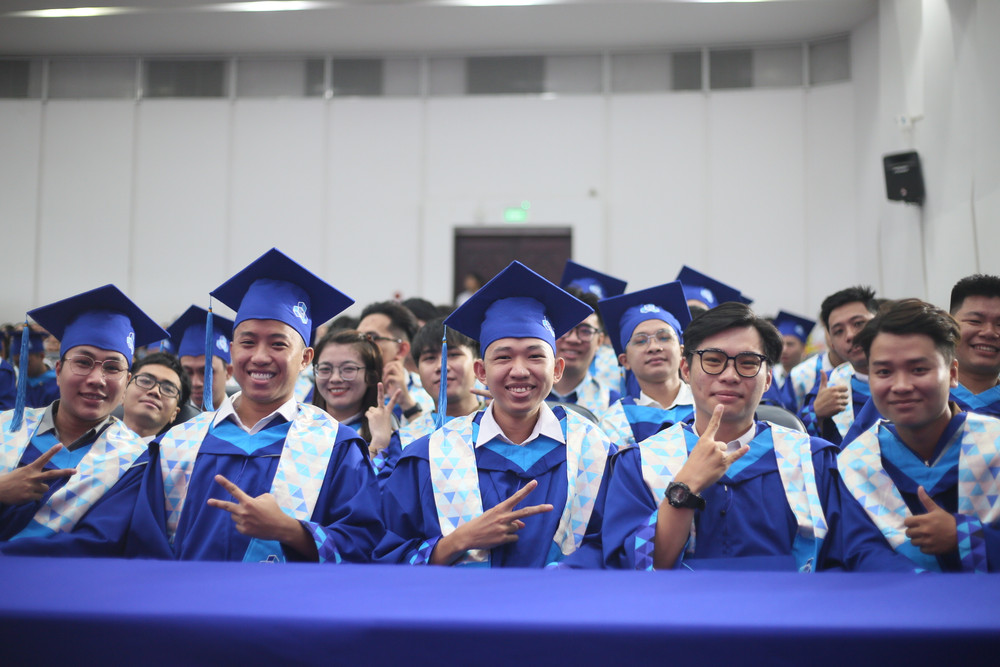
#> input picture test.jpg, 1000 x 667 px, found by its file name
$ python pca.py
#> lines starting #> are read from the running program, lines starting #| are printed output that depends on the picture; after the words box and inside, x2 and y2 are one past the last pixel; in counts of white or black regions, pixels touching at a corner belong together
# --------------- Phát hiện khuôn mặt và chuẩn hóa ảnh khuôn mặt ---------------
# Thư viện cần thiết
import cv2
import numpy as np

# 1. Đọc ảnh và chuyển sang ảnh xám
img = cv2.imread('D:/python_project/PCA_For_Face_Recognition/test.jpg')
#> img is the input picture: shape (667, 1000, 3); mean B, G, R 154.3, 128.6, 126.1
gray = cv2.cvtColor(img, cv2.COLOR_BGR2GRAY)
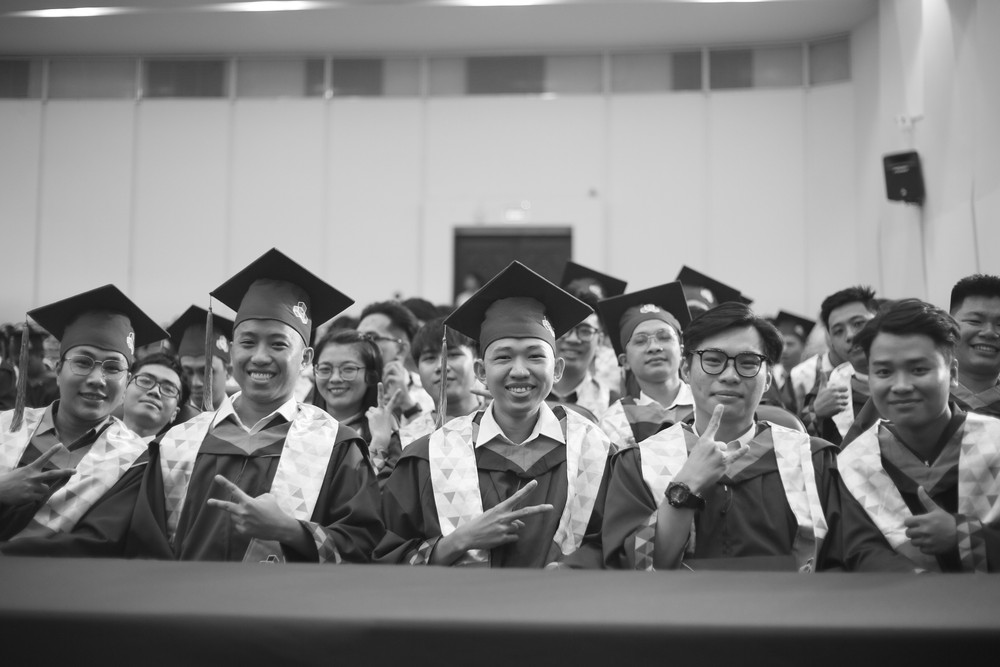
#> gray: shape (667, 1000); min 11, max 255, mean 130.8

# 2. Khởi tạo bộ phát hiện khuôn mặt (Phương pháp Haar cascade)
face_cascade = cv2.CascadeClassifier(cv2.data.haarcascades + 'haarcascade_frontalface_default.xml')

# 3. Phát hiện khuôn mặt trong ảnh xám
faces = face_cascade.detectMultiScale(
                                        gray,
                                        scaleFactor=1.2, # Tỷ lệ thu phóng trong khoảng 1.1-1.3, ảnh sẽ giảm 20% mỗi lần, giúp phát hiện khuôn mặt nhỏ hơn nhưng chậm
                                        minNeighbors=6, # Số lượng vùng lân cận cần thiết để xác định một khuôn mặt, giá trị từ 3-6, giá trị cao hơn sẽ giảm số lượng phát hiện nhưng tăng độ chính xác
                                        minSize=(20, 20) # Kích thước tối thiểu của khuôn mặt, giá trị này có thể điều chỉnh tùy theo kích thước khuôn mặt trong ảnh
)
#> faces = [[622, 314, 63, 63], [311, 346, 58, 58], [128, 361, 58, 58], [225, 315, 76, 76], [478, 324, 81, 81], [686, 326, 90, 90], [55, 332, 85, 85], [855, 333, 95, 95]]
# Kết quả trả về danh sách các tọa độ (x, y, w, h) của các khuôn mặt phát hiện được


# 4. Khởi tạo các biến cần thiết
common_size = (50, 50)        # Chuẩn hóa kích thước khuôn mặt về một kích thước chung
face_vectors = []             # Danh sách lưu các vector khuôn mặt đã chuẩn hóa
bounding_boxes = []           # Danh sách lưu vị trí khuôn mặt

# 5. Lặp qua từng khuôn mặt
for (x, y, w, h) in faces:
    face = img[y:y+h, x:x+w]                                   # Cắt khuôn mặt từ ảnh gốc
    face_resized = cv2.resize(face, common_size)               # Resize về kích thước chuẩn
    face_gray = cv2.cvtColor(face_resized, cv2.COLOR_BGR2GRAY) # Chuyển sang xám
    face_vector = face_gray.flatten().astype(np.float32)       # Flatten (làm phẳng) thành vector 1 chiều

    face_mean = np.mean(face_vector)                           # Tính trung bình của vector khuôn mặt
    face_normalized = face_vector - face_mean                  # Chuẩn hóa bằng cách trừ trung bình

    # Lưu trữ vector khuôn mặt đã chuẩn hóa và bounding box
    face_vectors.append(face_normalized)
    bounding_boxes.append((x, y, w, h))
#> this loop made 8 passes
#> (x, y, w, h, face_mean) on passes 1 to 8: (622, 314, 63, 63, 135.7), (311, 346, 58, 58, 111.8), (128, 361, 58, 58, 118.3), (225, 315, 76, 76, 123.5), (478, 324, 81, 81, 128.8), (686, 326, 90, 90, 115.2), (55, 332, 85, 85, 104), (855, 333, 95, 95, 95.07)
#> pass 1, `face_gray = cv2.cvtColor(face_resized, cv2.COLOR_BGR2GRAY)`:
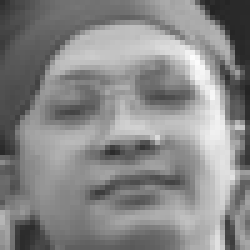
#> face_gray: shape (50, 50) (shown 5 times larger); min 36, max 252, mean 135.7
#> pass 2, `face = img[y:y+h, x:x+w]`:
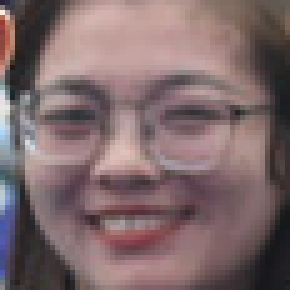
#> face: shape (58, 58, 3) (shown 5 times larger); mean B, G, R 107.1, 105.4, 126.8
#> after the loop:
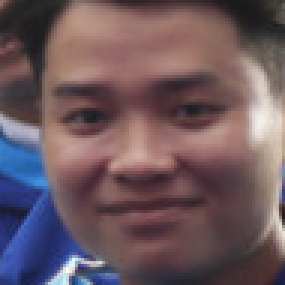
#> face: shape (95, 95, 3) (shown 3 times larger); mean B, G, R 94.8, 88.4, 108.7
#> after the loop:
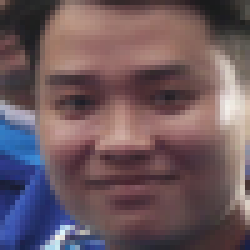
#> face_resized: shape (50, 50, 3) (shown 5 times larger); mean B, G, R 94.7, 88.3, 108.6
#> after the loop, bounding_boxes = [(622, 314, 63, 63), (311, 346, 58, 58), (128, 361, 58, 58), (225, 315, 76, 76), (478, 324, 81, 81), (686, 326, 90, 90), (55, 332, 85, 85), (855, 333, 95, 95)]; face_vectors = 8 items

# 6. Tạo ma trận X từ các vector khuôn mặt
if face_vectors:
    X = np.stack(face_vectors)  # Ma trận X có shape (n_samples, 2500)
    print(f"Matrix X shape: {X.shape}")  # In kích thước ma trận
#| Matrix X shape: (8, 2500)
else:
    print("No faces detected.")

# 7. Hiển thị ảnh với khung khuôn mặt
for (x, y, w, h) in bounding_boxes:
    cv2.rectangle(img, (x, y), (x + w, y + h), (0, 255, 0), 2)
    cv2.putText(img, 'Face', (x, y - 10), cv2.FONT_HERSHEY_SIMPLEX, 0.5, (0, 255, 0), 2)
#> this loop made 8 passes
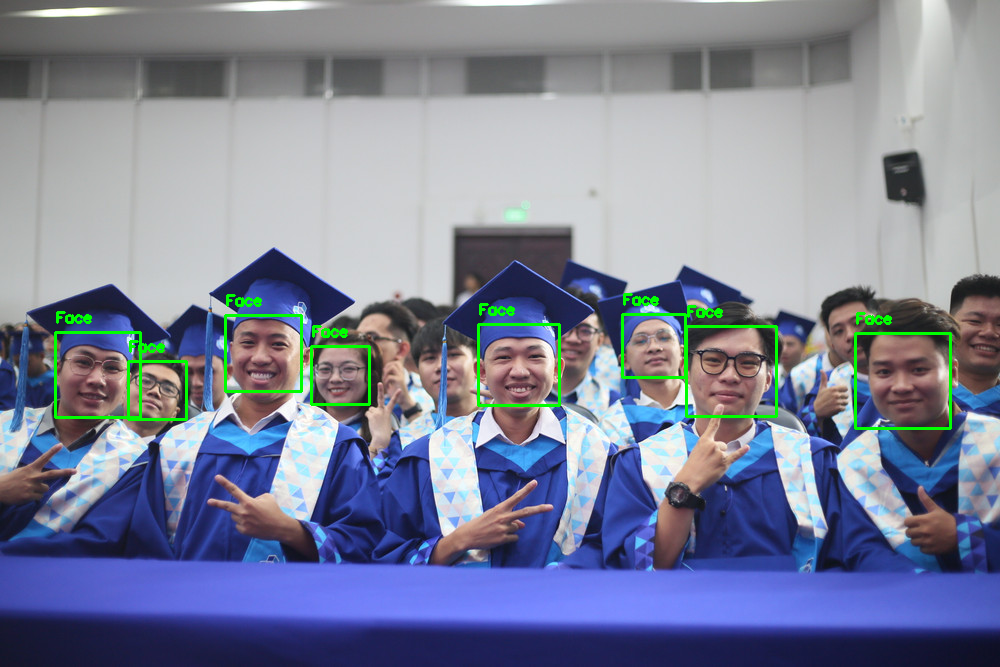
#> img: shape (667, 1000, 3); 1.37% of pixels changed, all inside (x1, y1, x2, y2) = (54, 293, 952, 430)

cv2.imshow('Detected Faces', img)
cv2.waitKey(0)
cv2.destroyAllWindows()


# --------------- Sử dụng PCA để giảm chiều dữ liệu khuôn mặt ---------------
# Bước 1: Thực hiện SVD trên ma trận X đã chuẩn hóa
U, S, Vt = np.linalg.svd(X, full_matrices=False)
#> S = [3673.2, 2966.4, 2074.6, 1964.6, 1729.5, 1660.5, 1487.2, 1299.6]
# Vt.shape = (2500, 2500) → mỗi hàng của Vt là 1 eigenface

# Bước 2: Sắp xếp các thành phần PCA theo độ lớn singular values (S)
# (Vì np.linalg.svd đã trả về theo thứ tự giảm dần nên ta vẫn dùng [:k])
k = 50  # số chiều PCA giữ lại
eigenfaces = Vt[:k, :]  # Ma trận (k x 2500), mỗi hàng là 1 eigenface tương ứng với trị riêng lớn nhất

# Bước 3: Biểu diễn các khuôn mặt trong không gian PCA
X_pca = X @ eigenfaces.T  # Mỗi khuôn mặt từ 2500 chiều → vector 50 chiều

# Bước 4: Trích xuất và tái tạo lại khuôn mặt đầu tiên từ PCA (50 chiều → 2500 chiều)
approx_face0 = X_pca[0] @ eigenfaces  # vector 1 x 2500
#> approx_face0 = 2500 values, max 116.3 at index 588, min -99.71 at index 142, mean 4.1e-06
approx_face0_image = approx_face0.reshape(50, 50)
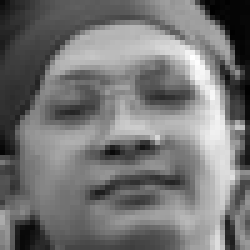
#> approx_face0_image: shape (50, 50) float32 (shown 5 times larger); min -99.71, max 116.3, mean 0; drawn with min black and max white

# Bước 5: Hiển thị ảnh khuôn mặt đầu tiên được tái tạo từ PCA
import matplotlib.pyplot as plt
plt.imshow(approx_face0_image, cmap='gray')
plt.title('Reconstructed Face from PCA (k=50)')
plt.axis('off')
plt.show()
# --------------- Kết thúc PCA và hiển thị ảnh khuôn mặt đã tái tạo ---------------
